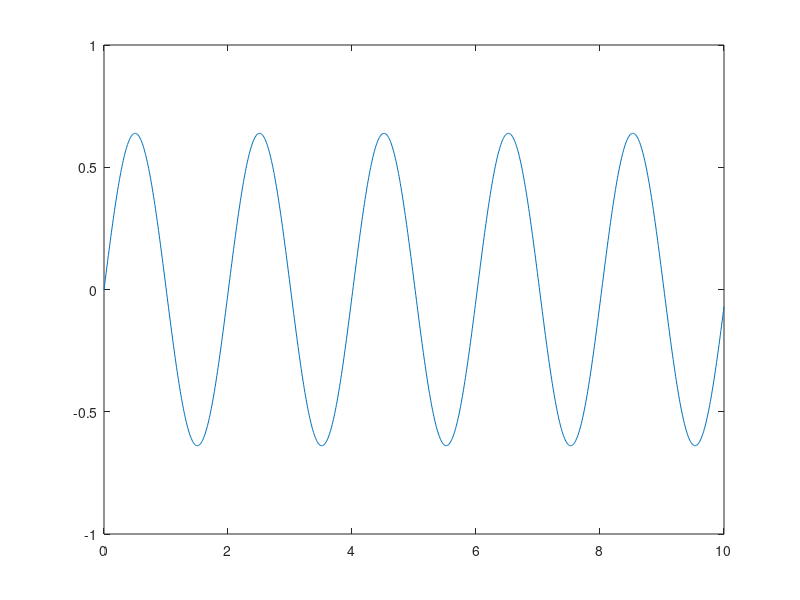

Source code (MATLAB):
function diferenciaCentralRepaso
  clc
  clear
  y(1) = 0;
  h = 0.01;
  L = 1;
  g = 9.8;
  yant = y(1) - h * 2 + (h^2 / 2) * (-g / L) * (h^2);
  x = 0:h:10;
  for i = 1: length(x) - 1
    if i == 1
      y(i+1) = ((-g / L) * (h^2)) * y(i) + 2 * y(i) - yant;
    else
      y(i+1) = ((-g / L) * (h^2)) * y(i) + 2 * y(i) - y(i-1);
    endif
  endfor

  plot(x, y)

